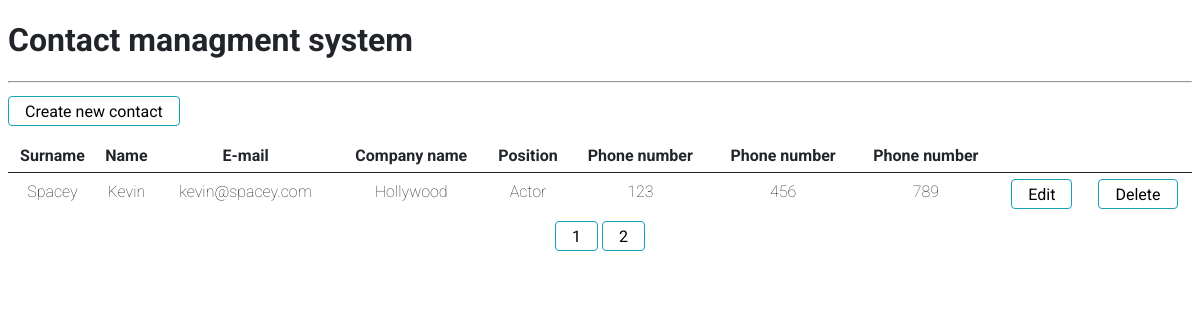
/?page=1, run on the app's committed database.
### tables this page shows
CREATE TABLE `contacts` (
  `id` int NOT NULL,
  `lastName` varchar(50) NOT NULL,
  `firstName` varchar(50) NOT NULL,
  `email` varchar(50) NOT NULL,
  `companyName` varchar(50) NOT NULL,
  `position` varchar(50) NOT NULL,
  `phone1` varchar(50) NOT NULL,
  `phone2` varchar(50) NOT NULL,
  `phone3` varchar(50) NOT NULL
);

### views/table.php (the view)
<?php
if (isset($dbData[$i])){?>
    <tr>
       <form method="get" action="models/checkData.php">
            <td><?=$dbData[$i]['lastName']?></td>
            <td><?=$dbData[$i]['firstName']?></td>
            <td><?=$dbData[$i]['email']?></td>
            <td><?=$dbData[$i]['companyName']?></td>
            <td><?=$dbData[$i]['position']?></td>
            <td><?=$dbData[$i]['phone1']?></td>
            <td><?=$dbData[$i]['phone2']?></td>
            <td><?=$dbData[$i]['phone3']?></td>
            <td><input type="hidden" name="id" value="<?=$dbData[$i]['id']?>"></td>
            <td><input type="submit" name="button" value="Edit" class="button"></td>
            <td><input type="submit" name="button" value="Delete" class="button"></td>
       </form>
    </tr>
<?php }

### index.php (shortened to what this page needs)
<?php
require 'views/header.php';
$dbConnect = new mysqli('localhost', 'root', '', 'db');
$select = $dbConnect->query("SELECT * FROM contacts");
$dbData = $select->fetch_all(MYSQLI_ASSOC);
$pageRowQuantity = 10;
$pageQuantity = floor(count($dbData)/$pageRowQuantity);
?>
<form action="models/checkData.php">
    <input type="submit" name="button" value="Create new contact" class="button">
</form>
<br>
<table>
    <tr>
        <th>Surname</th>
        <th>Name</th>
        <th>E-mail</th>
        <th>Company name</th>
        <th>Position</th>
        <th>Phone number</th>
        <th>Phone number</th>
        <th>Phone number</th>
        <th></th>
        <th></th>
    </tr>
    <?php
    if (!isset($_GET['page'])){
        for ($i = 0; $i < $pageRowQuantity; $i++){
            require 'views/table.php';
        }
    } else {
        for ($i = $_GET['page']*$pageRowQuantity; $i < ($_GET['page']+1)*$pageRowQuantity; $i++){
            require 'views/table.php';
        }
    } ?>
</table>
<div class="blockCenter">
<?php for ($i=0; $i<=$pageQuantity; $i++){ ?>
    <a href="?page=<?=$i;?>"> <input type="button" class="button" value="<?=($i+1);?>"> </a>
<?php } ?>
</div>
</body>
</html>

### styles/styles.css (style rules this page uses)
body { background-color: #fff; color: #212529; font-size: 16px; font-weight: 100; font-family: 'Roboto', sans-serif; }
input { margin-top: 5px; font-family: 'Roboto', sans-serif; font-size: 16px; }
.blockCenter { text-align: center; }
.button { background: #fff; align-content: center; border-radius: 0.25rem; border: 1.5px solid #17a2b8; cursor: pointer; padding: 0.3em 1em; font-family: 'Roboto', sans-serif; font-size: 16px; }
table { width: 100%; height: 80%; text-align: center; border-spacing: 0; }
table td { padding-bottom: 0.4em; border-top: 1.5px solid #212529; }
table th { padding-bottom: 0.4em; }
a { text-decoration: none; }

### data on the page
contacts: lastName "Spacey", firstName "Kevin", email "kevin@spacey.com", companyName "Hollywood", position "Actor", phone1 "123", phone2 "456", phone3 "789"

### other printed values
$header "Contact managment system"
